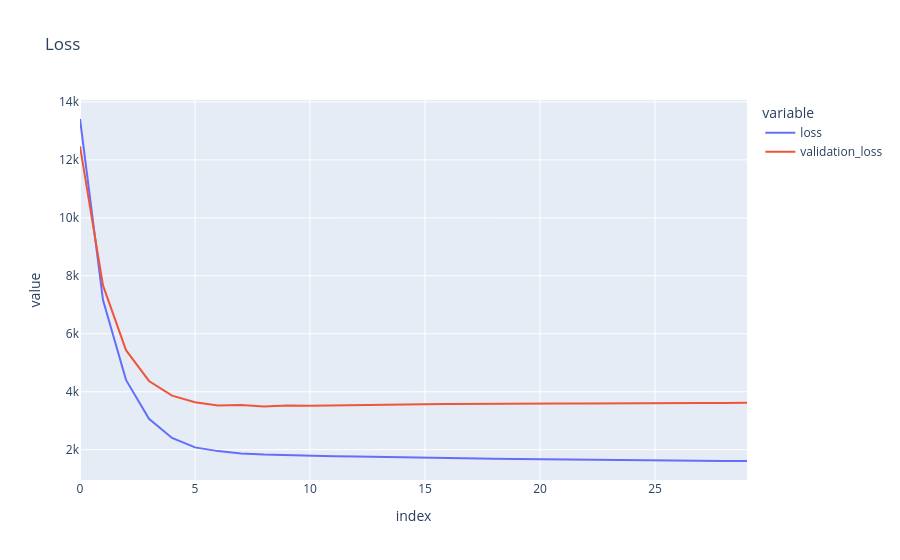
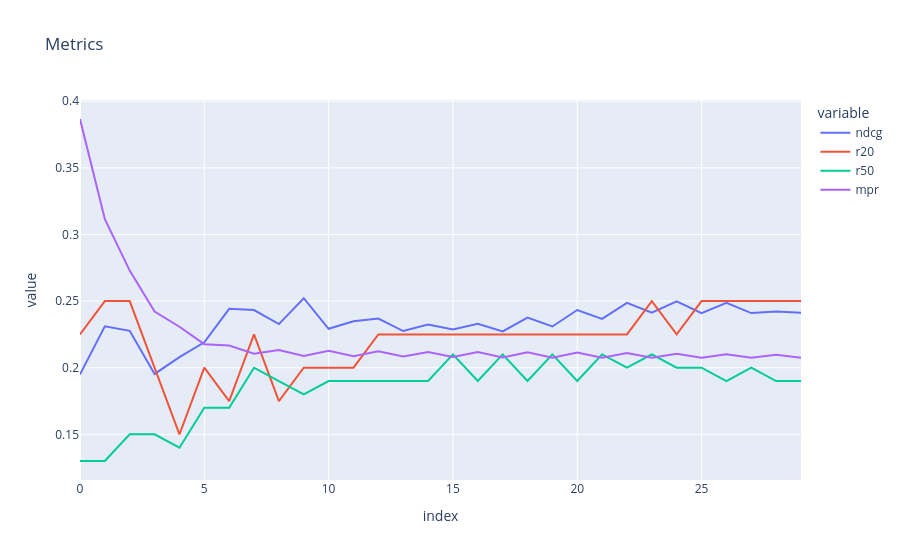

Source (notebook cell) for these figures, in order:
### Code cell
losses_df = pd.DataFrame(
    [
        lmf.losses.cpu().numpy(),
        lmf.validation_losses.cpu().numpy(),
        lmf.ndcg_history.cpu().numpy(),
        lmf.recall20_history.cpu().numpy(),
        lmf.recall50_history.cpu().numpy(),
        lmf.mpr_history.cpu().numpy(),
    ]
).T
losses_df.columns = ["loss", "validation_loss", "ndcg", "r20", "r50", "mpr"]

px.line(
    losses_df, x=losses_df.index, y=["loss", "validation_loss"], title="Loss"
).show()
px.line(losses_df, x=losses_df.index, y=["ndcg", "r20", "r50", "mpr"], title="Metrics").show()

### Figure 1 — Plotly figure (JSON) as saved in the notebook; plotly's stock layout.template omitted (floating-point values rounded to 4 significant figures)
{"data": [{"hovertemplate": "variable=loss<br>index=%{x}<br>value=%{y}<extra></extra>", "legendgroup": "loss", "line": {"color": "#636efa", "dash": "solid"}, "marker": {"symbol": "circle"}, "mode": "lines", "name": "loss", "orientation": "v", "showlegend": true, "type": "scatter", "x": [0, 1, 2, 3, 4, 5, 6, 7, 8, 9, 10, 11, 12, 13, 14, 15, 16, 17, 18, 19, 20, 21, 22, 23, 24, 25, 26, 27, 28, 29], "xaxis": "x", "y": [13410.0, 7162.0, 4410.0, 3066.0, 2405.0, 2081.0, 1952.0, 1873.0, 1832.0, 1807.0, 1775.0, 1772.0, 1765.0, 1748.0, 1737.0, 1721.0, 1714.0, 1700.0, 1688.0, 1678.0, 1668.0, 1660.0, 1651.0, 1644.0, 1637.0, 1631.0, 1625.0, 1620.0, 1615.0, 1611.0], "yaxis": "y"}, {"hovertemplate": "variable=validation_loss<br>index=%{x}<br>value=%{y}<extra></extra>", "legendgroup": "validation_loss", "line": {"color": "#EF553B", "dash": "solid"}, "marker": {"symbol": "circle"}, "mode": "lines", "name": "validation_loss", "orientation": "v", "showlegend": true, "type": "scatter", "x": [0, 1, 2, 3, 4, 5, 6, 7, 8, 9, 10, 11, 12, 13, 14, 15, 16, 17, 18, 19, 20, 21, 22, 23, 24, 25, 26, 27, 28, 29], "xaxis": "x", "y": [12470.0, 7668.0, 5436.0, 4372.0, 3868.0, 3640.0, 3525.0, 3542.0, 3490.0, 3530.0, 3520.0, 3532.0, 3553.0, 3558.0, 3567.0, 3571.0, 3575.0, 3584.0, 3582.0, 3590.0, 3589.0, 3596.0, 3595.0, 3603.0, 3601.0, 3609.0, 3608.0, 3615.0, 3616.0, 3623.0], "yaxis": "y"}], "layout": {"legend": {"title": {"text": "variable"}, "tracegroupgap": 0}, "title": {"text": "Loss"}, "xaxis": {"anchor": "y", "domain": [0, 1], "title": {"text": "index"}}, "yaxis": {"anchor": "x", "domain": [0, 1], "title": {"text": "value"}}}}

### Figure 2 — Plotly figure (JSON) as saved in the notebook; plotly's stock layout.template omitted (floating-point values rounded to 4 significant figures)
{"data": [{"hovertemplate": "variable=ndcg<br>index=%{x}<br>value=%{y}<extra></extra>", "legendgroup": "ndcg", "line": {"color": "#636efa", "dash": "solid"}, "marker": {"symbol": "circle"}, "mode": "lines", "name": "ndcg", "orientation": "v", "showlegend": true, "type": "scatter", "x": [0, 1, 2, 3, 4, 5, 6, 7, 8, 9, 10, 11, 12, 13, 14, 15, 16, 17, 18, 19, 20, 21, 22, 23, 24, 25, 26, 27, 28, 29], "xaxis": "x", "y": [0.195, 0.2311, 0.2277, 0.1953, 0.2079, 0.2191, 0.2442, 0.2433, 0.2327, 0.2522, 0.2292, 0.2349, 0.2369, 0.2275, 0.2325, 0.2287, 0.2329, 0.2272, 0.2376, 0.231, 0.2433, 0.2366, 0.2487, 0.2413, 0.2498, 0.2409, 0.2487, 0.241, 0.2422, 0.2412], "yaxis": "y"}, {"hovertemplate": "variable=r20<br>index=%{x}<br>value=%{y}<extra></extra>", "legendgroup": "r20", "line": {"color": "#EF553B", "dash": "solid"}, "marker": {"symbol": "circle"}, "mode": "lines", "name": "r20", "orientation": "v", "showlegend": true, "type": "scatter", "x": [0, 1, 2, 3, 4, 5, 6, 7, 8, 9, 10, 11, 12, 13, 14, 15, 16, 17, 18, 19, 20, 21, 22, 23, 24, 25, 26, 27, 28, 29], "xaxis": "x", "y": [0.225, 0.25, 0.25, 0.2, 0.15, 0.2, 0.175, 0.225, 0.175, 0.2, 0.2, 0.2, 0.225, 0.225, 0.225, 0.225, 0.225, 0.225, 0.225, 0.225, 0.225, 0.225, 0.225, 0.25, 0.225, 0.25, 0.25, 0.25, 0.25, 0.25], "yaxis": "y"}, {"hovertemplate": "variable=r50<br>index=%{x}<br>value=%{y}<extra></extra>", "legendgroup": "r50", "line": {"color": "#00cc96", "dash": "solid"}, "marker": {"symbol": "circle"}, "mode": "lines", "name": "r50", "orientation": "v", "showlegend": true, "type": "scatter", "x": [0, 1, 2, 3, 4, 5, 6, 7, 8, 9, 10, 11, 12, 13, 14, 15, 16, 17, 18, 19, 20, 21, 22, 23, 24, 25, 26, 27, 28, 29], "xaxis": "x", "y": [0.13, 0.13, 0.15, 0.15, 0.14, 0.17, 0.17, 0.2, 0.19, 0.18, 0.19, 0.19, 0.19, 0.19, 0.19, 0.21, 0.19, 0.21, 0.19, 0.21, 0.19, 0.21, 0.2, 0.21, 0.2, 0.2, 0.19, 0.2, 0.19, 0.19], "yaxis": "y"}, {"hovertemplate": "variable=mpr<br>index=%{x}<br>value=%{y}<extra></extra>", "legendgroup": "mpr", "line": {"color": "#ab63fa", "dash": "solid"}, "marker": {"symbol": "circle"}, "mode": "lines", "name": "mpr", "orientation": "v", "showlegend": true, "type": "scatter", "x": [0, 1, 2, 3, 4, 5, 6, 7, 8, 9, 10, 11, 12, 13, 14, 15, 16, 17, 18, 19, 20, 21, 22, 23, 24, 25, 26, 27, 28, 29], "xaxis": "x", "y": [0.3867, 0.3115, 0.2729, 0.2422, 0.2308, 0.2177, 0.2166, 0.2105, 0.2132, 0.2088, 0.2127, 0.2085, 0.2123, 0.2085, 0.2118, 0.2081, 0.2117, 0.2077, 0.2115, 0.2075, 0.2114, 0.2074, 0.211, 0.2075, 0.2105, 0.2074, 0.2101, 0.2076, 0.2097, 0.2076], "yaxis": "y"}], "layout": {"legend": {"title": {"text": "variable"}, "tracegroupgap": 0}, "title": {"text": "Metrics"}, "xaxis": {"anchor": "y", "domain": [0, 1], "title": {"text": "index"}}, "yaxis": {"anchor": "x", "domain": [0, 1], "title": {"text": "value"}}}}
